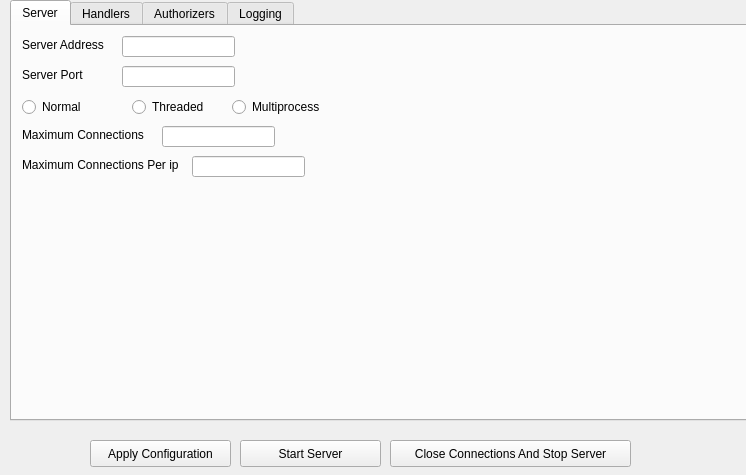
<?xml version="1.0" encoding="UTF-8"?>
<ui version="4.0">
 <class>MainWindow</class>
 <widget class="QMainWindow" name="MainWindow">
  <property name="geometry">
   <rect>
    <x>0</x>
    <y>0</y>
    <width>746</width>
    <height>475</height>
   </rect>
  </property>
  <property name="sizePolicy">
   <sizepolicy hsizetype="Fixed" vsizetype="Fixed">
    <horstretch>0</horstretch>
    <verstretch>0</verstretch>
   </sizepolicy>
  </property>
  <property name="windowTitle">
   <string>PyFTPD</string>
  </property>
  <property name="windowIcon">
   <iconset resource="data.qrc">
    <normaloff>:/images/file-server-300px.png</normaloff>:/images/file-server-300px.png</iconset>
  </property>
  <widget class="QWidget" name="centralwidget">
   <widget class="QTabWidget" name="tabWidget">
    <property name="geometry">
     <rect>
      <x>10</x>
      <y>0</y>
      <width>741</width>
      <height>421</height>
     </rect>
    </property>
    <property name="currentIndex">
     <number>0</number>
    </property>
    <widget class="QWidget" name="tab_2">
     <attribute name="title">
      <string>Server</string>
     </attribute>
     <widget class="QLabel" name="label_16">
      <property name="geometry">
       <rect>
        <x>10</x>
        <y>10</y>
        <width>91</width>
        <height>17</height>
       </rect>
      </property>
      <property name="text">
       <string>Server Address</string>
      </property>
     </widget>
     <widget class="QLineEdit" name="sIp">
      <property name="geometry">
       <rect>
        <x>110</x>
        <y>10</y>
        <width>113</width>
        <height>21</height>
       </rect>
      </property>
     </widget>
     <widget class="QLineEdit" name="sPort">
      <property name="geometry">
       <rect>
        <x>110</x>
        <y>40</y>
        <width>113</width>
        <height>21</height>
       </rect>
      </property>
     </widget>
     <widget class="QLabel" name="label_17">
      <property name="geometry">
       <rect>
        <x>10</x>
        <y>40</y>
        <width>91</width>
        <height>17</height>
       </rect>
      </property>
      <property name="text">
       <string>Server Port</string>
      </property>
     </widget>
     <widget class="QRadioButton" name="rdbNormal">
      <property name="geometry">
       <rect>
        <x>10</x>
        <y>70</y>
        <width>100</width>
        <height>22</height>
       </rect>
      </property>
      <property name="text">
       <string>Normal</string>
      </property>
     </widget>
     <widget class="QRadioButton" name="rdbThreaded">
      <property name="geometry">
       <rect>
        <x>120</x>
        <y>70</y>
        <width>100</width>
        <height>22</height>
       </rect>
      </property>
      <property name="text">
       <string>Threaded</string>
      </property>
     </widget>
     <widget class="QRadioButton" name="rdbMultiprocess">
      <property name="geometry">
       <rect>
        <x>220</x>
        <y>70</y>
        <width>100</width>
        <height>22</height>
       </rect>
      </property>
      <property name="text">
       <string>Multiprocess</string>
      </property>
     </widget>
     <widget class="QLineEdit" name="sMaximumConnections">
      <property name="geometry">
       <rect>
        <x>150</x>
        <y>100</y>
        <width>113</width>
        <height>21</height>
       </rect>
      </property>
     </widget>
     <widget class="QLabel" name="label_18">
      <property name="geometry">
       <rect>
        <x>10</x>
        <y>100</y>
        <width>141</width>
        <height>17</height>
       </rect>
      </property>
      <property name="text">
       <string>Maximum Connections</string>
      </property>
     </widget>
     <widget class="QLineEdit" name="sMaximumConnectionsPerIp">
      <property name="geometry">
       <rect>
        <x>180</x>
        <y>130</y>
        <width>113</width>
        <height>21</height>
       </rect>
      </property>
     </widget>
     <widget class="QLabel" name="label_19">
      <property name="geometry">
       <rect>
        <x>10</x>
        <y>130</y>
        <width>171</width>
        <height>17</height>
       </rect>
      </property>
      <property name="text">
       <string>Maximum Connections Per ip</string>
      </property>
     </widget>
    </widget>
    <widget class="QWidget" name="tab">
     <attribute name="title">
      <string>Handlers</string>
     </attribute>
     <attribute name="toolTip">
      <string>Choose a handler for the server</string>
     </attribute>
     <widget class="QRadioButton" name="rdbFTP">
      <property name="geometry">
       <rect>
        <x>20</x>
        <y>30</y>
        <width>51</width>
        <height>22</height>
       </rect>
      </property>
      <property name="text">
       <string>FTP</string>
      </property>
     </widget>
     <widget class="QRadioButton" name="rdbThrottled">
      <property name="geometry">
       <rect>
        <x>70</x>
        <y>30</y>
        <width>81</width>
        <height>22</height>
       </rect>
      </property>
      <property name="text">
       <string>Throttled</string>
      </property>
     </widget>
     <widget class="QRadioButton" name="rdbDTP">
      <property name="geometry">
       <rect>
        <x>160</x>
        <y>30</y>
        <width>51</width>
        <height>22</height>
       </rect>
      </property>
      <property name="text">
       <string>DTP</string>
      </property>
     </widget>
     <widget class="QRadioButton" name="rdbTLS">
      <property name="geometry">
       <rect>
        <x>220</x>
        <y>30</y>
        <width>51</width>
        <height>22</height>
       </rect>
      </property>
      <property name="text">
       <string>TLS</string>
      </property>
     </widget>
     <widget class="QTabWidget" name="tabWidget_2">
      <property name="geometry">
       <rect>
        <x>10</x>
        <y>70</y>
        <width>721</width>
        <height>291</height>
       </rect>
      </property>
      <property name="layoutDirection">
       <enum>Qt::LeftToRight</enum>
      </property>
      <property name="currentIndex">
       <number>0</number>
      </property>
      <widget class="QWidget" name="tab_3">
       <attribute name="title">
        <string>FTP</string>
       </attribute>
       <widget class="QLineEdit" name="sFTPTimeout">
        <property name="geometry">
         <rect>
          <x>110</x>
          <y>10</y>
          <width>113</width>
          <height>21</height>
         </rect>
        </property>
       </widget>
       <widget class="QLabel" name="label_8">
        <property name="geometry">
         <rect>
          <x>10</x>
          <y>10</y>
          <width>81</width>
          <height>17</height>
         </rect>
        </property>
        <property name="text">
         <string>FTP Timeout</string>
        </property>
       </widget>
       <widget class="QLabel" name="label_9">
        <property name="geometry">
         <rect>
          <x>10</x>
          <y>40</y>
          <width>151</width>
          <height>17</height>
         </rect>
        </property>
        <property name="text">
         <string>Maximum Loggin Atempts</string>
        </property>
       </widget>
       <widget class="QLineEdit" name="sMaxLoginAtempts">
        <property name="geometry">
         <rect>
          <x>170</x>
          <y>40</y>
          <width>113</width>
          <height>21</height>
         </rect>
        </property>
       </widget>
       <widget class="QCheckBox" name="chkPermitForeignAddresses">
        <property name="geometry">
         <rect>
          <x>520</x>
          <y>10</y>
          <width>171</width>
          <height>22</height>
         </rect>
        </property>
        <property name="text">
         <string>Permit Foreign Addresses</string>
        </property>
       </widget>
       <widget class="QCheckBox" name="chkPermitPrivilegedPorts">
        <property name="geometry">
         <rect>
          <x>520</x>
          <y>40</y>
          <width>161</width>
          <height>22</height>
         </rect>
        </property>
        <property name="text">
         <string>Permit Privileged Ports</string>
        </property>
       </widget>
       <widget class="QLineEdit" name="sMasqueradeAddress">
        <property name="geometry">
         <rect>
          <x>170</x>
          <y>70</y>
          <width>113</width>
          <height>21</height>
         </rect>
        </property>
       </widget>
       <widget class="QLabel" name="label_10">
        <property name="geometry">
         <rect>
          <x>10</x>
          <y>70</y>
          <width>151</width>
          <height>17</height>
         </rect>
        </property>
        <property name="text">
         <string>Masquerade Address</string>
        </property>
       </widget>
       <widget class="QLabel" name="label_11">
        <property name="geometry">
         <rect>
          <x>10</x>
          <y>140</y>
          <width>41</width>
          <height>17</height>
         </rect>
        </property>
        <property name="text">
         <string>Start</string>
        </property>
       </widget>
       <widget class="QLineEdit" name="sStart">
        <property name="geometry">
         <rect>
          <x>40</x>
          <y>140</y>
          <width>113</width>
          <height>21</height>
         </rect>
        </property>
       </widget>
       <widget class="QLabel" name="label_12">
        <property name="geometry">
         <rect>
          <x>10</x>
          <y>160</y>
          <width>41</width>
          <height>17</height>
         </rect>
        </property>
        <property name="text">
         <string>Stop</string>
        </property>
       </widget>
       <widget class="QLineEdit" name="sStop">
        <property name="geometry">
         <rect>
          <x>40</x>
          <y>160</y>
          <width>113</width>
          <height>21</height>
         </rect>
        </property>
       </widget>
       <widget class="QLabel" name="label_13">
        <property name="geometry">
         <rect>
          <x>10</x>
          <y>110</y>
          <width>141</width>
          <height>17</height>
         </rect>
        </property>
        <property name="text">
         <string>Passive Ports Range</string>
        </property>
       </widget>
       <widget class="QCheckBox" name="chkUseGMTTimes">
        <property name="geometry">
         <rect>
          <x>520</x>
          <y>70</y>
          <width>151</width>
          <height>22</height>
         </rect>
        </property>
        <property name="text">
         <string>Use GMT Times</string>
        </property>
       </widget>
       <widget class="QCheckBox" name="chkTCPNoDelay">
        <property name="geometry">
         <rect>
          <x>520</x>
          <y>100</y>
          <width>101</width>
          <height>22</height>
         </rect>
        </property>
        <property name="text">
         <string>TCP No Delay</string>
        </property>
       </widget>
       <widget class="QCheckBox" name="chkUseSendFile">
        <property name="geometry">
         <rect>
          <x>520</x>
          <y>130</y>
          <width>101</width>
          <height>22</height>
         </rect>
        </property>
        <property name="text">
         <string>Use Send File</string>
        </property>
       </widget>
       <widget class="QLabel" name="label_14">
        <property name="geometry">
         <rect>
          <x>10</x>
          <y>220</y>
          <width>121</width>
          <height>17</height>
         </rect>
        </property>
        <property name="text">
         <string>Auth Failed Timeout</string>
        </property>
       </widget>
       <widget class="QLineEdit" name="sAuthFailedTimeout">
        <property name="geometry">
         <rect>
          <x>130</x>
          <y>220</y>
          <width>113</width>
          <height>21</height>
         </rect>
        </property>
       </widget>
       <widget class="QLabel" name="label_15">
        <property name="geometry">
         <rect>
          <x>10</x>
          <y>190</y>
          <width>41</width>
          <height>17</height>
         </rect>
        </property>
        <property name="text">
         <string>Banner</string>
        </property>
       </widget>
       <widget class="QLineEdit" name="sBanner">
        <property name="geometry">
         <rect>
          <x>60</x>
          <y>190</y>
          <width>221</width>
          <height>21</height>
         </rect>
        </property>
       </widget>
       <widget class="QLabel" name="label_34">
        <property name="geometry">
         <rect>
          <x>230</x>
          <y>10</y>
          <width>21</width>
          <height>17</height>
         </rect>
        </property>
        <property name="text">
         <string>sec</string>
        </property>
       </widget>
      </widget>
      <widget class="QWidget" name="tab_4">
       <attribute name="title">
        <string>Throttled</string>
       </attribute>
       <widget class="QLineEdit" name="sReadLimit">
        <property name="geometry">
         <rect>
          <x>110</x>
          <y>10</y>
          <width>113</width>
          <height>21</height>
         </rect>
        </property>
       </widget>
       <widget class="QLabel" name="label_6">
        <property name="geometry">
         <rect>
          <x>10</x>
          <y>40</y>
          <width>81</width>
          <height>17</height>
         </rect>
        </property>
        <property name="text">
         <string>Write Limit</string>
        </property>
       </widget>
       <widget class="QLineEdit" name="sWriteLimit">
        <property name="geometry">
         <rect>
          <x>110</x>
          <y>40</y>
          <width>113</width>
          <height>21</height>
         </rect>
        </property>
       </widget>
       <widget class="QLabel" name="label_7">
        <property name="geometry">
         <rect>
          <x>10</x>
          <y>10</y>
          <width>81</width>
          <height>17</height>
         </rect>
        </property>
        <property name="text">
         <string>Read Limit</string>
        </property>
       </widget>
       <widget class="QLabel" name="label_21">
        <property name="geometry">
         <rect>
          <x>230</x>
          <y>10</y>
          <width>56</width>
          <height>17</height>
         </rect>
        </property>
        <property name="text">
         <string>bytes/sec</string>
        </property>
       </widget>
       <widget class="QLabel" name="label_22">
        <property name="geometry">
         <rect>
          <x>230</x>
          <y>40</y>
          <width>56</width>
          <height>17</height>
         </rect>
        </property>
        <property name="text">
         <string>bytes/sec</string>
        </property>
       </widget>
      </widget>
      <widget class="QWidget" name="tab_5">
       <attribute name="title">
        <string>DTP</string>
       </attribute>
       <widget class="QLabel" name="label_3">
        <property name="geometry">
         <rect>
          <x>10</x>
          <y>10</y>
          <width>81</width>
          <height>17</height>
         </rect>
        </property>
        <property name="text">
         <string>DTP Timeout</string>
        </property>
       </widget>
       <widget class="QLineEdit" name="sDTPTimeout">
        <property name="geometry">
         <rect>
          <x>110</x>
          <y>10</y>
          <width>113</width>
          <height>21</height>
         </rect>
        </property>
       </widget>
       <widget class="QLineEdit" name="sInBufferSize">
        <property name="geometry">
         <rect>
          <x>110</x>
          <y>40</y>
          <width>113</width>
          <height>21</height>
         </rect>
        </property>
       </widget>
       <widget class="QLabel" name="label_4">
        <property name="geometry">
         <rect>
          <x>10</x>
          <y>40</y>
          <width>81</width>
          <height>17</height>
         </rect>
        </property>
        <property name="text">
         <string>In Buffer Size</string>
        </property>
       </widget>
       <widget class="QLineEdit" name="sOutBufferSize">
        <property name="geometry">
         <rect>
          <x>110</x>
          <y>70</y>
          <width>113</width>
          <height>21</height>
         </rect>
        </property>
       </widget>
       <widget class="QLabel" name="label_5">
        <property name="geometry">
         <rect>
          <x>10</x>
          <y>70</y>
          <width>91</width>
          <height>17</height>
         </rect>
        </property>
        <property name="text">
         <string>Out Buffer Size</string>
        </property>
       </widget>
       <widget class="QLabel" name="label_23">
        <property name="geometry">
         <rect>
          <x>230</x>
          <y>40</y>
          <width>56</width>
          <height>17</height>
         </rect>
        </property>
        <property name="text">
         <string>bytes/sec</string>
        </property>
       </widget>
       <widget class="QLabel" name="label_24">
        <property name="geometry">
         <rect>
          <x>230</x>
          <y>70</y>
          <width>56</width>
          <height>17</height>
         </rect>
        </property>
        <property name="text">
         <string>bytes/sec</string>
        </property>
       </widget>
       <widget class="QLabel" name="label_25">
        <property name="geometry">
         <rect>
          <x>230</x>
          <y>10</y>
          <width>56</width>
          <height>17</height>
         </rect>
        </property>
        <property name="text">
         <string>sec</string>
        </property>
       </widget>
      </widget>
      <widget class="QWidget" name="tab_6">
       <attribute name="title">
        <string>TLS</string>
       </attribute>
       <widget class="QLineEdit" name="sCertificate">
        <property name="geometry">
         <rect>
          <x>70</x>
          <y>10</y>
          <width>261</width>
          <height>21</height>
         </rect>
        </property>
       </widget>
       <widget class="QLabel" name="label">
        <property name="geometry">
         <rect>
          <x>10</x>
          <y>10</y>
          <width>61</width>
          <height>17</height>
         </rect>
        </property>
        <property name="text">
         <string>Certificate</string>
        </property>
       </widget>
       <widget class="QLineEdit" name="sKey">
        <property name="geometry">
         <rect>
          <x>70</x>
          <y>40</y>
          <width>261</width>
          <height>21</height>
         </rect>
        </property>
       </widget>
       <widget class="QLabel" name="label_2">
        <property name="geometry">
         <rect>
          <x>10</x>
          <y>40</y>
          <width>61</width>
          <height>17</height>
         </rect>
        </property>
        <property name="text">
         <string>Key File</string>
        </property>
       </widget>
       <widget class="QPushButton" name="btnCertificate">
        <property name="geometry">
         <rect>
          <x>340</x>
          <y>10</y>
          <width>41</width>
          <height>21</height>
         </rect>
        </property>
        <property name="text">
         <string>...</string>
        </property>
       </widget>
       <widget class="QPushButton" name="btnKey">
        <property name="geometry">
         <rect>
          <x>340</x>
          <y>40</y>
          <width>41</width>
          <height>21</height>
         </rect>
        </property>
        <property name="text">
         <string>...</string>
        </property>
       </widget>
       <widget class="QCheckBox" name="chkIsTLSControlRequired">
        <property name="geometry">
         <rect>
          <x>70</x>
          <y>70</y>
          <width>161</width>
          <height>22</height>
         </rect>
        </property>
        <property name="text">
         <string>Is TLS Control Required</string>
        </property>
       </widget>
       <widget class="QCheckBox" name="chkIsTLSDataRequired">
        <property name="geometry">
         <rect>
          <x>70</x>
          <y>100</y>
          <width>161</width>
          <height>22</height>
         </rect>
        </property>
        <property name="text">
         <string>Is TLS Data Required</string>
        </property>
       </widget>
      </widget>
     </widget>
     <widget class="QLabel" name="label_35">
      <property name="geometry">
       <rect>
        <x>20</x>
        <y>10</y>
        <width>701</width>
        <height>17</height>
       </rect>
      </property>
      <property name="text">
       <string>Select a handler for the server</string>
      </property>
     </widget>
    </widget>
    <widget class="QWidget" name="tab_7">
     <attribute name="title">
      <string>Authorizers</string>
     </attribute>
     <widget class="QRadioButton" name="rdbUnix">
      <property name="geometry">
       <rect>
        <x>100</x>
        <y>30</y>
        <width>51</width>
        <height>22</height>
       </rect>
      </property>
      <property name="text">
       <string>Unix</string>
      </property>
     </widget>
     <widget class="QRadioButton" name="rdbDummy">
      <property name="geometry">
       <rect>
        <x>20</x>
        <y>30</y>
        <width>71</width>
        <height>22</height>
       </rect>
      </property>
      <property name="text">
       <string>Dummy</string>
      </property>
     </widget>
     <widget class="QGroupBox" name="groupBoxDummy">
      <property name="geometry">
       <rect>
        <x>10</x>
        <y>70</y>
        <width>701</width>
        <height>281</height>
       </rect>
      </property>
      <property name="title">
       <string>Dummy Authorizer</string>
      </property>
      <widget class="QCheckBox" name="chkAnonumous">
       <property name="geometry">
        <rect>
         <x>10</x>
         <y>20</y>
         <width>161</width>
         <height>22</height>
        </rect>
       </property>
       <property name="text">
        <string>Set Anonymous Mode</string>
       </property>
      </widget>
      <widget class="QLineEdit" name="sAnonymousHomeDir">
       <property name="geometry">
        <rect>
         <x>340</x>
         <y>20</y>
         <width>113</width>
         <height>21</height>
        </rect>
       </property>
      </widget>
      <widget class="QLabel" name="label_20">
       <property name="geometry">
        <rect>
         <x>170</x>
         <y>20</y>
         <width>161</width>
         <height>17</height>
        </rect>
       </property>
       <property name="text">
        <string>Anonymous Home Directory</string>
       </property>
      </widget>
      <widget class="QPushButton" name="btnAnonymousHomeDir">
       <property name="geometry">
        <rect>
         <x>460</x>
         <y>20</y>
         <width>41</width>
         <height>27</height>
        </rect>
       </property>
       <property name="text">
        <string>...</string>
       </property>
      </widget>
      <widget class="QLineEdit" name="sPassword">
       <property name="geometry">
        <rect>
         <x>200</x>
         <y>100</y>
         <width>113</width>
         <height>21</height>
        </rect>
       </property>
      </widget>
      <widget class="QLabel" name="label_31">
       <property name="geometry">
        <rect>
         <x>130</x>
         <y>190</y>
         <width>91</width>
         <height>17</height>
        </rect>
       </property>
       <property name="text">
        <string>Quit Message</string>
       </property>
      </widget>
      <widget class="QLabel" name="label_27">
       <property name="geometry">
        <rect>
         <x>130</x>
         <y>70</y>
         <width>61</width>
         <height>17</height>
        </rect>
       </property>
       <property name="text">
        <string>Username</string>
       </property>
      </widget>
      <widget class="QLineEdit" name="sHome">
       <property name="geometry">
        <rect>
         <x>200</x>
         <y>130</y>
         <width>113</width>
         <height>21</height>
        </rect>
       </property>
      </widget>
      <widget class="QLineEdit" name="sMsgLogin">
       <property name="geometry">
        <rect>
         <x>230</x>
         <y>160</y>
         <width>113</width>
         <height>21</height>
        </rect>
       </property>
      </widget>
      <widget class="QLabel" name="label_29">
       <property name="geometry">
        <rect>
         <x>130</x>
         <y>130</y>
         <width>61</width>
         <height>17</height>
        </rect>
       </property>
       <property name="text">
        <string>Home dir</string>
       </property>
      </widget>
      <widget class="QLabel" name="label_28">
       <property name="geometry">
        <rect>
         <x>130</x>
         <y>100</y>
         <width>61</width>
         <height>17</height>
        </rect>
       </property>
       <property name="text">
        <string>Password</string>
       </property>
      </widget>
      <widget class="QLabel" name="label_30">
       <property name="geometry">
        <rect>
         <x>130</x>
         <y>160</y>
         <width>91</width>
         <height>17</height>
        </rect>
       </property>
       <property name="text">
        <string>Login Message</string>
       </property>
      </widget>
      <widget class="QLineEdit" name="sUsername">
       <property name="geometry">
        <rect>
         <x>200</x>
         <y>70</y>
         <width>113</width>
         <height>21</height>
        </rect>
       </property>
      </widget>
      <widget class="QLineEdit" name="sMsgQuit">
       <property name="geometry">
        <rect>
         <x>230</x>
         <y>190</y>
         <width>113</width>
         <height>21</height>
        </rect>
       </property>
      </widget>
      <widget class="QLabel" name="label_26">
       <property name="geometry">
        <rect>
         <x>10</x>
         <y>50</y>
         <width>56</width>
         <height>17</height>
        </rect>
       </property>
       <property name="text">
        <string>Users</string>
       </property>
      </widget>
      <widget class="QPushButton" name="btnRemoveUser">
       <property name="geometry">
        <rect>
         <x>10</x>
         <y>190</y>
         <width>86</width>
         <height>27</height>
        </rect>
       </property>
       <property name="text">
        <string>Remove User</string>
       </property>
      </widget>
      <widget class="QGroupBox" name="groupBoxReadPermissions">
       <property name="geometry">
        <rect>
         <x>400</x>
         <y>50</y>
         <width>301</width>
         <height>91</height>
        </rect>
       </property>
       <property name="title">
        <string>Read Permissions</string>
       </property>
       <widget class="QCheckBox" name="chk_e">
        <property name="geometry">
         <rect>
          <x>10</x>
          <y>20</y>
          <width>331</width>
          <height>22</height>
         </rect>
        </property>
        <property name="text">
         <string>e - change directory (CWD, CDUP)</string>
        </property>
       </widget>
       <widget class="QCheckBox" name="chk_l">
        <property name="geometry">
         <rect>
          <x>10</x>
          <y>40</y>
          <width>331</width>
          <height>22</height>
         </rect>
        </property>
        <property name="text">
         <string>l - list files (LIST, NLST, STAT, MLSD, MLST, SIZE)</string>
        </property>
       </widget>
       <widget class="QCheckBox" name="chk_r">
        <property name="geometry">
         <rect>
          <x>10</x>
          <y>60</y>
          <width>331</width>
          <height>22</height>
         </rect>
        </property>
        <property name="text">
         <string>r - retrieve file from the server (RETR)</string>
        </property>
       </widget>
      </widget>
      <widget class="QGroupBox" name="groupBoxWritePermissions">
       <property name="geometry">
        <rect>
         <x>400</x>
         <y>140</y>
         <width>271</width>
         <height>141</height>
        </rect>
       </property>
       <property name="title">
        <string>Write Permissions</string>
       </property>
       <widget class="QCheckBox" name="chk_d">
        <property name="geometry">
         <rect>
          <x>10</x>
          <y>40</y>
          <width>331</width>
          <height>22</height>
         </rect>
        </property>
        <property name="text">
         <string>d - delete file or directory (DELE, RMD)</string>
        </property>
       </widget>
       <widget class="QCheckBox" name="chk_m">
        <property name="geometry">
         <rect>
          <x>10</x>
          <y>80</y>
          <width>331</width>
          <height>22</height>
         </rect>
        </property>
        <property name="text">
         <string>m - create directory (MKD)</string>
        </property>
       </widget>
       <widget class="QCheckBox" name="chk_M">
        <property name="geometry">
         <rect>
          <x>10</x>
          <y>120</y>
          <width>261</width>
          <height>21</height>
         </rect>
        </property>
        <property name="text">
         <string>M - change mode (SITE CHMOD)</string>
        </property>
       </widget>
       <widget class="QCheckBox" name="chk_a">
        <property name="geometry">
         <rect>
          <x>10</x>
          <y>20</y>
          <width>331</width>
          <height>22</height>
         </rect>
        </property>
        <property name="text">
         <string>a - append data to an existing file (APPE)</string>
        </property>
       </widget>
       <widget class="QCheckBox" name="chk_w">
        <property name="geometry">
         <rect>
          <x>10</x>
          <y>100</y>
          <width>331</width>
          <height>22</height>
         </rect>
        </property>
        <property name="text">
         <string>w - store a file to the server (STOR, STOU)</string>
        </property>
       </widget>
       <widget class="QCheckBox" name="chk_f">
        <property name="geometry">
         <rect>
          <x>10</x>
          <y>60</y>
          <width>331</width>
          <height>22</height>
         </rect>
        </property>
        <property name="text">
         <string>f - rename file or directory (RNFR, RNTO)</string>
        </property>
       </widget>
      </widget>
      <widget class="QPushButton" name="btnClear">
       <property name="geometry">
        <rect>
         <x>100</x>
         <y>220</y>
         <width>86</width>
         <height>27</height>
        </rect>
       </property>
       <property name="text">
        <string>Clear</string>
       </property>
      </widget>
      <widget class="QPushButton" name="btnApply">
       <property name="geometry">
        <rect>
         <x>190</x>
         <y>220</y>
         <width>86</width>
         <height>27</height>
        </rect>
       </property>
       <property name="text">
        <string>Apply</string>
       </property>
      </widget>
      <widget class="QPushButton" name="btnAdd">
       <property name="geometry">
        <rect>
         <x>280</x>
         <y>220</y>
         <width>86</width>
         <height>27</height>
        </rect>
       </property>
       <property name="text">
        <string>Add</string>
       </property>
      </widget>
      <widget class="QPushButton" name="btnUserHomeDir">
       <property name="geometry">
        <rect>
         <x>320</x>
         <y>130</y>
         <width>41</width>
         <height>21</height>
        </rect>
       </property>
       <property name="text">
        <string>...</string>
       </property>
      </widget>
      <widget class="QListWidget" name="lstUsers">
       <property name="geometry">
        <rect>
         <x>10</x>
         <y>70</y>
         <width>101</width>
         <height>111</height>
        </rect>
       </property>
      </widget>
     </widget>
     <widget class="QLabel" name="label_36">
      <property name="geometry">
       <rect>
        <x>20</x>
        <y>10</y>
        <width>701</width>
        <height>17</height>
       </rect>
      </property>
      <property name="text">
       <string>Select Authorizer</string>
      </property>
     </widget>
    </widget>
    <widget class="QWidget" name="tab_8">
     <attribute name="title">
      <string>Logging</string>
     </attribute>
     <widget class="QLabel" name="label_32">
      <property name="geometry">
       <rect>
        <x>10</x>
        <y>10</y>
        <width>81</width>
        <height>17</height>
       </rect>
      </property>
      <property name="text">
       <string>Log File Path</string>
      </property>
     </widget>
     <widget class="QPushButton" name="btnLogFile">
      <property name="geometry">
       <rect>
        <x>210</x>
        <y>10</y>
        <width>41</width>
        <height>21</height>
       </rect>
      </property>
      <property name="text">
       <string>...</string>
      </property>
     </widget>
     <widget class="QLineEdit" name="sLogFileName">
      <property name="geometry">
       <rect>
        <x>90</x>
        <y>10</y>
        <width>113</width>
        <height>21</height>
       </rect>
      </property>
     </widget>
     <widget class="QComboBox" name="cmbLevel">
      <property name="geometry">
       <rect>
        <x>80</x>
        <y>40</y>
        <width>161</width>
        <height>21</height>
       </rect>
      </property>
      <property name="maxVisibleItems">
       <number>5</number>
      </property>
      <item>
       <property name="text">
        <string>INFO</string>
       </property>
      </item>
      <item>
       <property name="text">
        <string>CRITICAL</string>
       </property>
      </item>
      <item>
       <property name="text">
        <string>ERROR</string>
       </property>
      </item>
      <item>
       <property name="text">
        <string>WARNING</string>
       </property>
      </item>
      <item>
       <property name="text">
        <string>DEBUG</string>
       </property>
      </item>
     </widget>
     <widget class="QLabel" name="label_33">
      <property name="geometry">
       <rect>
        <x>10</x>
        <y>40</y>
        <width>61</width>
        <height>17</height>
       </rect>
      </property>
      <property name="text">
       <string>Log Level</string>
      </property>
     </widget>
     <widget class="QPlainTextEdit" name="sLogFileView">
      <property name="geometry">
       <rect>
        <x>10</x>
        <y>70</y>
        <width>721</width>
        <height>311</height>
       </rect>
      </property>
      <property name="lineWrapMode">
       <enum>QPlainTextEdit::NoWrap</enum>
      </property>
     </widget>
    </widget>
   </widget>
   <widget class="QPushButton" name="btnApplyConfig">
    <property name="geometry">
     <rect>
      <x>90</x>
      <y>440</y>
      <width>141</width>
      <height>27</height>
     </rect>
    </property>
    <property name="text">
     <string>Apply Configuration</string>
    </property>
    <property name="icon">
     <iconset resource="data.qrc">
      <normaloff>:/images/dagobert83-apply-300px.png</normaloff>:/images/dagobert83-apply-300px.png</iconset>
    </property>
   </widget>
   <widget class="QPushButton" name="btnStartServer">
    <property name="geometry">
     <rect>
      <x>240</x>
      <y>440</y>
      <width>141</width>
      <height>27</height>
     </rect>
    </property>
    <property name="text">
     <string>Start Server</string>
    </property>
    <property name="icon">
     <iconset resource="data.qrc">
      <normaloff>:/images/spite-lightning-300px.png</normaloff>:/images/spite-lightning-300px.png</iconset>
    </property>
   </widget>
   <widget class="QPushButton" name="btnCloseAll">
    <property name="geometry">
     <rect>
      <x>390</x>
      <y>440</y>
      <width>241</width>
      <height>27</height>
     </rect>
    </property>
    <property name="text">
     <string>Close Connections And Stop Server</string>
    </property>
    <property name="icon">
     <iconset resource="data.qrc">
      <normaloff>:/images/x-button-300px.png</normaloff>:/images/x-button-300px.png</iconset>
    </property>
   </widget>
  </widget>
 </widget>
 <resources>
  <include location="data.qrc"/>
 </resources>
 <connections/>
</ui>
